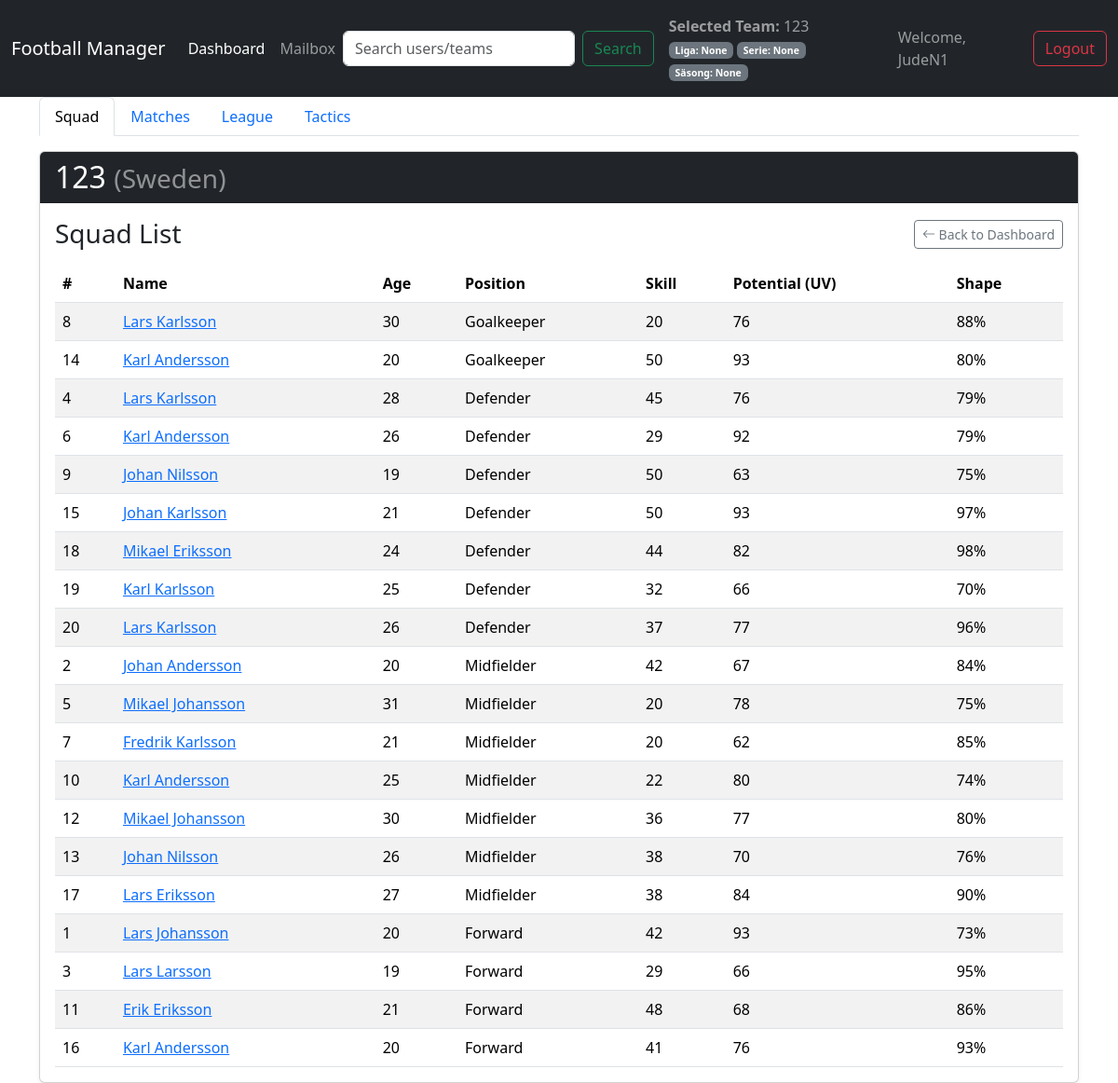
/team/1 (signed in), run on the app's committed database.
### app/models.py (models this page shows, shortened)
class Team(db.Model):
    id = db.Column(db.Integer, primary_key=True)
    name = db.Column(db.String(100), unique=True, nullable=False)
    country = db.Column(db.String(50), nullable=False)
    user_id = db.Column(db.Integer, db.ForeignKey('user.id'), nullable=False)
    players = db.relationship('Player', backref='team', lazy=True, cascade="all, delete-orphan")
    league = db.Column(db.String(100), nullable=True, default=None)
    division = db.Column(db.String(50), nullable=True, default=None)
    season = db.Column(db.Integer, nullable=True, default=None)

class User(db.Model):
    id = db.Column(db.Integer, primary_key=True)
    username = db.Column(db.String(80), unique=True, nullable=False)
    password_hash = db.Column(db.String(128))
    teams = db.relationship('Team', backref='user', lazy=True, cascade="all, delete-orphan")
    sent_messages = db.relationship('Message', foreign_keys='Message.sender_id', backref='sender', lazy=True, cascade="all, delete-orphan")
    received_messages = db.relationship('Message', foreign_keys='Message.recipient_id', backref='recipient', lazy=True, cascade="all, delete-orphan")

class Player(db.Model):
    id = db.Column(db.Integer, primary_key=True)
    name = db.Column(db.String(100), nullable=False)
    age = db.Column(db.Integer, nullable=False)
    position = db.Column(db.Enum(Position), nullable=False)
    skill = db.Column(db.Integer, nullable=False)
    potential = db.Column(db.Integer, nullable=False) # "UV" (utvecklingsvärde)
    shape = db.Column(db.Integer, nullable=False)
    shirt_number = db.Column(db.Integer, nullable=False)
    team_id = db.Column(db.Integer, db.ForeignKey('team.id'), nullable=False)

### app/routes_game.py (the view)
@game_bp.route('/team/<int:team_id>')
def team_page(team_id):
    if 'username' not in session:
        return redirect(url_for('auth_bp.login'))
    team = Team.query.get_or_404(team_id)
    user = User.query.filter_by(username=session['username']).first()
    is_owner = (team.user_id == user.id)
    if is_owner:
        session['selected_team_id'] = team.id
    position_order = {Position.GOALKEEPER: 0, Position.DEFENDER: 1, Position.MIDFIELDER: 2, Position.FORWARD: 3}
    sorted_players = sorted(team.players, key=lambda p: (position_order[p.position], p.shirt_number))
    return render_template('team_page.html', team=team, players=sorted_players, is_owner=is_owner)

### app/__init__.py (called while the page is built)
def create_app():
    app = Flask(__name__)
    app.config['SECRET_KEY'] = 'a_very_secret_key_for_development'
    app.config['SQLALCHEMY_DATABASE_URI'] = 'sqlite:///' + os.path.join(basedir, 'database.db')
    db.init_app(app)
    from .routes_auth import auth_bp
    from .routes_game import game_bp
    app.register_blueprint(auth_bp)
    app.register_blueprint(game_bp)
    @app.context_processor
    def inject_selected_team():
        if 'selected_team_id' in session:
            from .models import Team
            selected_team = Team.query.get(session['selected_team_id'])
            return dict(selected_team=selected_team)
        return dict(selected_team=None)
    def nl2br(value):
        result = value.replace('\n', '<br>\n')
        return Markup(result)
    app.jinja_env.filters['nl2br'] = nl2br
    return app

### app/templates/team_page.html (shortened to what this page needs)
{% extends "base.html" %}
{% block content %}
<div class="row">
    <div class="col-md-12">
        <ul class="nav nav-tabs mb-3">
            <li class="nav-item">
                <a class="nav-link active" href="{{ url_for('game_bp.team_page', team_id=team.id) }}">Squad</a>
            </li>
            {% if is_owner %}
            <li class="nav-item">
                <a class="nav-link" href="{{ url_for('game_bp.coming_soon') }}">Matches</a>
            </li>
            <li class="nav-item">
                <a class="nav-link" href="{{ url_for('game_bp.coming_soon') }}">League</a>
            </li>
            <li class="nav-item">
                <a class="nav-link" href="{{ url_for('game_bp.coming_soon') }}">Tactics</a>
            </li>
            {% endif %}
        </ul>
        <div class="card shadow-sm">
            <div class="card-header bg-dark text-white">
                <h1 class="h2 mb-0">{{ team.name }} <small class="text-white-50">({{ team.country }})</small></h1>
            </div>
            <div class="card-body">
                <div class="d-flex justify-content-between align-items-center mb-3">
                    <h3 class="card-title mb-0">Squad List</h3>
                    <div>
                        <a href="{{ url_for('game_bp.dashboard') }}" class="btn btn-outline-secondary btn-sm">
                            <i class="bi bi-arrow-left"></i> Back to Dashboard
                        </a>
                    </div>
                </div>
                <div class="table-responsive">
                    <table class="table table-striped table-hover mb-0">
                        <thead>
                            <tr>
                                <th>#</th>
                                <th>Name</th>
                                <th>Age</th>
                                <th>Position</th>
                                <th>Skill</th>
                                <th>Potential (UV)</th>
                                <th>Shape</th>
                            </tr>
                        </thead>
                        <tbody>
                            {% for player in players %}
                            <tr>
                                <td>{{ player.shirt_number }}</td>
                                <td><a href="{{ url_for('game_bp.player_page', player_id=player.id) }}">{{ player.name }}</a></td>
                                <td>{{ player.age }}</td>
                                <td>{{ player.position.value }}</td>
                                <td>{{ player.skill }}</td>
                                <td>{{ player.potential }}</td>
                                <td>{{ player.shape }}%</td>
                            </tr>
                            {% endfor %}
                        </tbody>
                    </table>
                </div>
            </div>
        </div>
    </div>
</div>
{% endblock %}

### app/templates/base.html (shortened to what this page needs)
<!DOCTYPE html>
<html lang="en">
<head>
    <link href="https://cdn.jsdelivr.net/npm/bootstrap@5.3.3/dist/css/bootstrap.min.css" rel="stylesheet">
    <link rel="stylesheet" href="https://cdn.jsdelivr.net/npm/bootstrap-icons@1.11.3/font/bootstrap-icons.min.css">
</head>
<body>
    <nav class="navbar navbar-expand-lg navbar-dark bg-dark fixed-top">
        <div class="container-fluid">
            <a class="navbar-brand" href="{{ url_for('game_bp.dashboard') }}">Football Manager</a>
            <div class="collapse navbar-collapse">
                <ul class="navbar-nav me-auto mb-2 mb-lg-0">
                    <li class="nav-item">
                        <a class="nav-link active" href="{{ url_for('game_bp.dashboard') }}">Dashboard</a>
                    </li>
                    <li class="nav-item">
                        <a class="nav-link" href="{{ url_for('game_bp.mailbox') }}">Mailbox</a>
                    </li>
                </ul>
                <form class="d-flex me-3" action="{{ url_for('game_bp.search') }}" method="post">
                    <input class="form-control me-2" type="search" placeholder="Search users/teams" name="query" aria-label="Search">
                    <button class="btn btn-outline-success" type="submit">Search</button>
                </form>
                {% if selected_team %}
                    <div class="navbar-text me-3">
                        <strong>Selected Team:</strong> {{ selected_team.name }} <br>
                        <small>
                            <span class="badge bg-secondary">Liga: {{ selected_team.league or 'None' }}</span>
                            <span class="badge bg-secondary">Serie: {{ selected_team.division or 'None' }}</span>
                            <span class="badge bg-secondary">Säsong: {{ selected_team.season or 'None' }}</span>
                        </small>
                    </div>
                {% endif %}
                {% if session.username %}
                <span class="navbar-text me-3">
                    Welcome, {{ session.username }}
                </span>
                <a href="{{ url_for('auth_bp.logout') }}" class="btn btn-outline-danger">Logout</a>
                {% endif %}
            </div>
        </div>
    </nav>
    <main class="container mt-4">
        {% block content %}{% endblock %}
    </main>
</body>
</html>

### app/templates/base.html (style rules this page uses)
body { background-image: url('https://images.pexels.com/photos/114296/pexels-photo-114296.jpeg'); background-size: cover; background-position: center; background-attachment: fixed; padding-top: 80px; }

### data on the page
Team: name "123", league "None", division "None", season "None", country "Sweden"
User: username "JudeN1"
Player: shirt_number "8", name "Lars Karlsson", age "30", position.value "Goalkeeper", skill "20", potential "76", shape "88"
Player: shirt_number "14", name "Karl Andersson", age "20", position.value "Goalkeeper", skill "50", potential "93", shape "80"
Player: shirt_number "4", name "Lars Karlsson", age "28", position.value "Defender", skill "45", potential "76", shape "79"
Player: shirt_number "6", name "Karl Andersson", age "26", position.value "Defender", skill "29", potential "92", shape "79"
Player: shirt_number "9", name "Johan Nilsson", age "19", position.value "Defender", skill "50", potential "63", shape "75"
Player: shirt_number "15", name "Johan Karlsson", age "21", position.value "Defender", skill "50", potential "93", shape "97"
Player: shirt_number "18", name "Mikael Eriksson", age "24", position.value "Defender", skill "44", potential "82", shape "98"
Player: shirt_number "19", name "Karl Karlsson", age "25", position.value "Defender", skill "32", potential "66", shape "70"
Player: shirt_number "20", name "Lars Karlsson", age "26", position.value "Defender", skill "37", potential "77", shape "96"
Player: shirt_number "2", name "Johan Andersson", age "20", position.value "Midfielder", skill "42", potential "67", shape "84"
Player: shirt_number "5", name "Mikael Johansson", age "31", position.value "Midfielder", skill "20", potential "78", shape "75"
Player: shirt_number "7", name "Fredrik Karlsson", age "21", position.value "Midfielder", skill "20", potential "62", shape "85"
Player: shirt_number "10", name "Karl Andersson", age "25", position.value "Midfielder", skill "22", potential "80", shape "74"
Player: shirt_number "12", name "Mikael Johansson", age "30", position.value "Midfielder", skill "36", potential "77", shape "80"
Player: shirt_number "13", name "Johan Nilsson", age "26", position.value "Midfielder", skill "38", potential "70", shape "76"
Player: shirt_number "17", name "Lars Eriksson", age "27", position.value "Midfielder", skill "38", potential "84", shape "90"
Player: shirt_number "1", name "Lars Johansson", age "20", position.value "Forward", skill "42", potential "93", shape "73"
Player: shirt_number "3", name "Lars Larsson", age "19", position.value "Forward", skill "29", potential "66", shape "95"
Player: shirt_number "11", name "Erik Eriksson", age "21", position.value "Forward", skill "48", potential "68", shape "86"
Player: shirt_number "16", name "Karl Andersson", age "20", position.value "Forward", skill "41", potential "76", shape "93"
